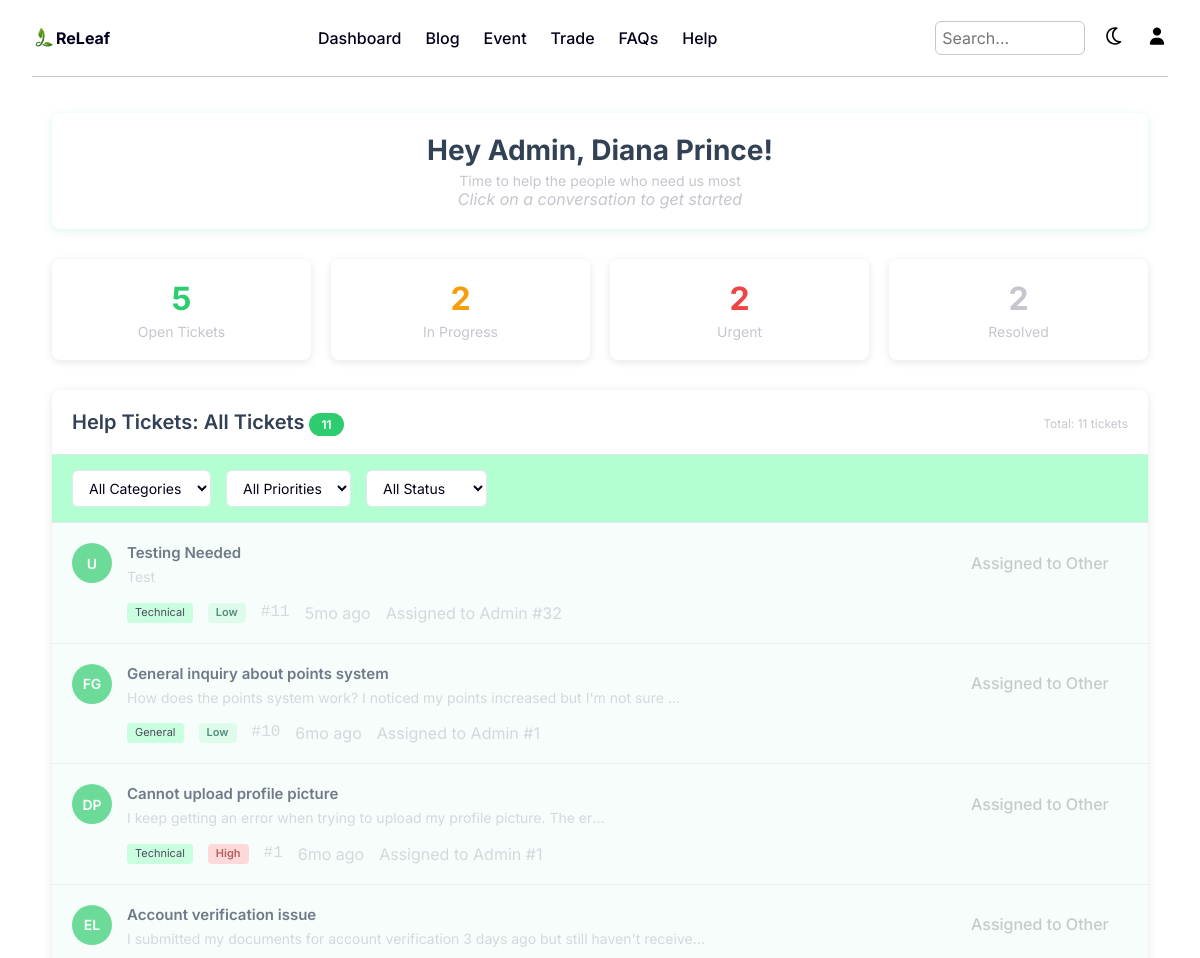
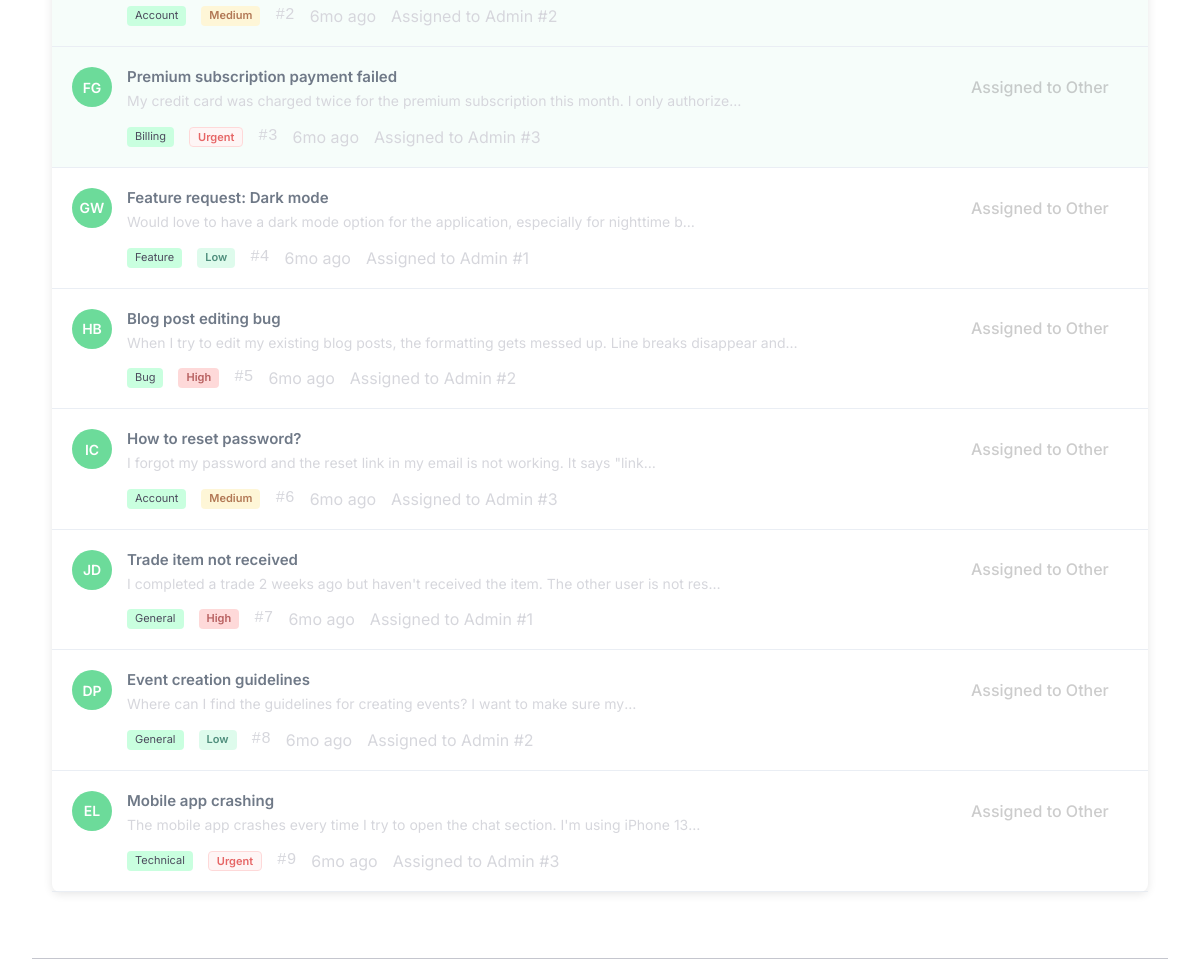
/pages/adminPages/aHelpTicket.php (signed in), run on the app's committed database (2 pictures, top to bottom).
### tables this page shows
CREATE TABLE `tbltickets` (
  `ticketID` int(11) NOT NULL,
  `subject` varchar(255) NOT NULL,
  `category` enum('technical','account','billing','feature','bug','general','other') NOT NULL,
  `priority` enum('low','medium','high','urgent') NOT NULL,
  `status` enum('open','in_progress','solved','closed') DEFAULT 'open',
  `description` text NOT NULL,
  `userID` int(11) DEFAULT NULL,
  `username` varchar(100) DEFAULT NULL,
  `userEmail` varchar(255) NOT NULL,
  `adminAssignedID` int(11) DEFAULT NULL,
  `isUnread` tinyint(1) DEFAULT 1,
  `createdAt` timestamp NOT NULL DEFAULT current_timestamp(),
  `updatedAt` timestamp NOT NULL DEFAULT current_timestamp() ON UPDATE current_timestamp(),
  `lastReplyAt` timestamp NULL DEFAULT NULL
);

### pages/adminPages/aHelpTicket.php (the view, shortened to what this page needs)
<?php
    include("../../php/sessionCheck.php");
    $admin_id = $_SESSION['admin_id'];
    $admin_name = $_SESSION['fullName'];
    $query = "SELECT * FROM tbltickets ORDER BY createdAt DESC";
    $result = mysqli_query($connection, $query);
    $tickets = [];
    if ($result) {
        while ($row = mysqli_fetch_assoc($result)) {
            $tickets[] = $row;
        }
    }
    $stats = [
        'open' => 0,
        'pending' => 0,
        'urgent' => 0,
        'resolved' => 0
    ];
    foreach ($tickets as $ticket) {
        switch ($ticket['status']) {
            case 'open':
                $stats['open']++;
                break;
            case 'in_progress':
                $stats['pending']++;
                break;
            case 'solved':
                $stats['resolved']++;
                break;
        }
        if ($ticket['priority'] === 'urgent') {
            $stats['urgent']++;
        }
    }
?>
<!DOCTYPE html>
<html lang="en">
<head>
    <link rel="stylesheet" href="../../style/style.css">
</head>
<body>
    <header>
        <section class="c-logo-section">
            <a href="../../pages/adminPages/adminIndex.php" class="c-logo-link">
                <img src="../../assets/images/Logo.png" alt="Logo" class="c-logo">
                <div class="c-text">ReLeaf</div>
            </a>
        </section>
        <nav class="c-navbar-desktop">
            <a href="../../pages/adminPages/adminIndex.php">Dashboard</a>
            <a href="../../pages/CommonPages/mainBlog.php">Blog</a>
            <a href="../../pages/CommonPages/mainEvent.php">Event</a>
            <a href="../../pages/CommonPages/mainTrade.php">Trade</a>
            <a href="../../pages/CommonPages/mainFAQ.php">FAQs</a>
            <a href="../../pages/adminPages/aHelpTicket.php">Help</a>
        </nav>
        <section class="c-navbar-more">
            <input type="text" placeholder="Search..." id="searchBar" class="search-bar">
            <button id="themeToggle2">
                <img src="../../assets/images/light-mode-icon.svg" alt="Light Mode Icon" >
            </button>
            <a href="../../pages/adminPages/aProfile.php">
                <img src="../../assets/images/profile-light.svg" alt="Profile" id="profileImg">
            </a>
        </section>
    </header>
    <hr>
    <main class="content" id="content">
        <div class="admin-tickets-container" >
            <div class="admin-header">
                <div class="admin-welcome">
                    <h1>Hey Admin, <?php echo $admin_name?>!</h1>
                    <p>Time to help the people who need us most</p>
                    <p><em>Click on a conversation to get started</em></p>
                </div>
            </div>
            <div class="stats-overview">
                <div class="stat-card">
                    <div class="stat-number stat-open"><?php echo $stats['open']; ?></div>
                    <div class="stat-label">Open Tickets</div>
                </div>
                <div class="stat-card">
                    <div class="stat-number stat-pending"><?php echo $stats['pending']; ?></div>
                    <div class="stat-label">In Progress</div>
                </div>
                <div class="stat-card">
                    <div class="stat-number stat-urgent"><?php echo $stats['urgent']; ?></div>
                    <div class="stat-label">Urgent</div>
                </div>
                <div class="stat-card">
                    <div class="stat-number stat-resolved"><?php echo $stats['resolved']; ?></div>
                    <div class="stat-label">Resolved</div>
                </div>
            </div>
            <div class="tickets-section">
                <div class="section-header">
                    <h2>Help Tickets: All Tickets <span class="badge"><?php echo count($tickets); ?></span></h2>
                    <div class="section-actions">
                        <span class="c-text-helper">Total: <?php echo count($tickets); ?> tickets</span>
                    </div>
                </div>
                <div class="filters">
                    <select class="filter-select" id="categoryFilter">
                        <option value="all">All Categories</option>
                    </select>
                    <select class="filter-select" id="priorityFilter">
                        <option value="all">All Priorities</option>
                    </select>
                    <select class="filter-select" id="statusFilter">
                        <option value="all">All Status</option>
                    </select>
                </div>
                <div class="tickets-list" id="helpTicketsList">
                    <?php if (empty($tickets)): ?>
                        <div class="empty-state">
                            <p>No tickets found in the database</p>
                        </div>
                    <?php else: ?>
                        <?php foreach ($tickets as $ticket):
                            $canModify = ($ticket['adminAssignedID'] == NULL || $ticket['adminAssignedID'] == $admin_id);
                            $isSolved = ($ticket['status'] === 'solved');
                        ?>
                            <div class="ticket-item <?php echo $ticket['isUnread'] ? 'unread' : ''; ?>" data-ticket-id="<?php echo $ticket['ticketID']; ?>">
                                <div class="ticket-avatar">
                                    <?php
                                    $initials = '';
                                    if (!empty($ticket['username'])) {
                                        $names = explode(' ', $ticket['username']);
                                        $initials = substr($names[0], 0, 1);
                                        if (count($names) > 1) {
                                            $initials .= substr($names[1], 0, 1);
                                        }
                                    } else {
                                        $initials = 'U';
                                    }
                                    echo strtoupper($initials);
                                    ?>
                                </div>
                                <div class="ticket-content">
                                    <div class="ticket-header">
                                        <div>
                                            <div class="ticket-title"><?php echo htmlspecialchars($ticket['subject']); ?></div>
                                            <div class="ticket-preview"><?php echo htmlspecialchars($ticket['description']); ?></div>
                                        </div>
                                    </div>
                                    <div class="ticket-meta">
                                        <span class="ticket-category"><?php echo formatCategory($ticket['category']); ?></span>
                                        <span class="ticket-priority priority-<?php echo $ticket['priority']; ?>"><?php echo formatPriority($ticket['priority']); ?></span>
                                        <span class="ticket-id">#<?php echo $ticket['ticketID']; ?></span>
                                        <span class="ticket-time"><?php echo formatTime($ticket['createdAt']); ?></span>
                                        <?php if ($ticket['adminAssignedID']): ?>
                                            <span class="ticket-assigned">Assigned to Admin #<?php echo $ticket['adminAssignedID']; ?></span>
                                        <?php endif; ?>
                                    </div>
                                </div>
                                <div class="ticket-actions">
                                    <?php if ($canModify): ?>
                                        <form method="POST" style="display: inline;">
                                            <input type="hidden" name="ticket_id" value="<?php echo $ticket['ticketID']; ?>">
                                            <?php if ($isSolved): ?>
                                                <button type="submit" name="reopen_ticket" class="c-btn c-btn-primary c-btn-sm">
                                                    Reopen
                                                </button>
                                            <?php else: ?>
                                                <button type="submit" name="mark_solved" class="c-btn c-btn-primary c-btn-sm">
                                                    Mark Solved
                                                </button>
                                            <?php endif; ?>
                                        </form>
                                    <?php else: ?>
                                        <button class="c-btn c-btn-disabled c-btn-sm" disabled title="Assigned to another admin">
                                            Assigned to Other
                                        </button>
                                    <?php endif; ?>
                                </div>
                            </div>
                        <?php endforeach; ?>
                    <?php endif; ?>
                </div>
            </div>
        </div>
    </main>
</body>
</html>
<?php
    function formatCategory($category) {
        $categories = [
            'technical' => 'Technical',
            'account' => 'Account',
            'billing' => 'Billing',
            'feature' => 'Feature',
            'bug' => 'Bug',
            'general' => 'General',
            'other' => 'Others'
        ];
        return $categories[$category] ?? $category;
    }
    function formatPriority($priority) {
        $priorities = [
            'low' => 'Low',
            'medium' => 'Medium',
            'high' => 'High',
            'urgent' => 'Urgent'
        ];
        return $priorities[$priority] ?? $priority;
    }
    function formatTime($timestamp) {
        $now = new DateTime();
        $ticketTime = new DateTime($timestamp);
        $interval = $now->diff($ticketTime);
        if ($interval->m > 0) return $interval->m . 'mo ago';
        return 'Just now';
    }
?>

### style/style.css (style rules this page uses)
:root { --MainGreen: hsl(145, 63%, 49%); --LightGreen: hsl(145, 100%, 85%); --White: hsl(0, 0%, 100%); --Black: hsl(240, 100%, 5%); --Gray: hsl(233, 8%, 79%); --Red: hsl(0, 100%, 50%); --side-nav-bar-width: 350px; --bg-color: var(--White); --sec-bg-color: var(--LightGreen); --text-color: var(--Black); --Yellow: hsl(48, 100%, 50%); --LowRed: hsla(0, 100%, 50%, 0.5); --LowYellow: hsla(48, 100%, 49%, 0.5); --Orange: hsla(25, 95%, 53%, 1); --LowGreen: hsla(145, 63%, 49%, 0.5); --LowerGreen: hsla(145, 63%, 49%, 0.2); --DarkGray: hsla(145, 63%, 49%, 0.1); --DarkerGray: hsl(232, 6%, 24%); --bg-color-light:#f8fafc; --bg-color-light-2:#f1f5f9; --bg-color-light-3:#ecfdf5; --border-color:#e2e8f0; --text-color-2:#94a3b8; --text-heading:#334155; --btn-color:#10b981; --btn-color-hover:#059669; --list-color: rgba(239, 68, 68, 0.1); --list-color-2: rgba(239, 68, 68, 0.15); --list-color-3: #ef4444; --shadow-color: rgba(16, 185, 129, 0.15); }
* { max-width: 100vw; margin: 0; padding: 0; box-sizing: border-box; font-size: 14px; font-family: 'Inter', sans-serif; }
body { width: calc(100vw - 4rem); height: calc(100vh - 2rem); margin: 1rem 2rem; background-color: var(--bg-color); color: var(--text-color); overflow-x: hidden; }
header { display: flex; align-items: center; flex-direction: row; justify-content: space-between; margin-bottom: 1rem; }
button { cursor: pointer; background: none; border: none; }
hr { border: 0; height: 1px; width: 100%; background-color: var(--Gray); margin: 1rem auto; display: block; }
.search-bar { padding: 0.4rem; border: 1px solid var(--Gray); border-radius: 6px; font-size: 1rem; color: var(--text-color); background-color: var(--bg-color); }
@media (min-width: 900px) { .c-navbar-more .search-bar { width: 180px; } }
@media (min-width: 760px) { .c-navbar-more .search-bar { width: 150px; } }
.c-btn { display: inline-block; padding: 0.6em 1.2em;; border: none; border-radius: 6px; font-size: 1rem; font-weight: 500; cursor: pointer; text-align: center; text-decoration: none; }
.c-text { color: var(--text-color); }
.c-text-helper { font-size: 0.75rem; color: var(--Gray); }
.c-logo-section { display: flex; align-items: center; gap: 0.5rem; font-size: 1.25rem; font-weight: 700; color: var(--Black); cursor: pointer; }
.c-logo { width: 1.5rem; }
.c-logo-link { text-decoration: none; color: inherit; display: flex; align-items: center; }
.c-navbar-desktop { display: none; align-items: center; justify-content: space-between; padding: 0.75rem 1rem; }
.c-navbar-desktop a { margin: 0 0.75rem; font-size: 1rem; font-weight: 500; color: var(--text-color); cursor: pointer; transition: color 0.2s ease; text-decoration: none; }
.c-navbar-more { display: none; }
.c-navbar-more { font-size: 1.25rem; color: var(--Black); cursor: pointer; align-items: center; justify-content: center; }
.c-navbar-more *, .c-navbar-side-more * { margin-left: 0.6rem; }
.c-navbar-more img, .c-navbar-more a img { width: 1.4rem; }
@media (min-width: 760px) { * { font-size: 16px; } }
@media (min-width: 760px) { .c-navbar-desktop { display: flex; } }
@media (min-width: 760px) { .c-navbar-more { display: flex; } }
@media (min-width: 1150px) { * { font-size: 16px; } }
@media (min-width: 1150px) { .c-navbar-desktop { display: flex; } }
@media (min-width: 1150px) { .c-navbar-more { display: flex; } }
.content { display: block; }

### data on the page
tbltickets: username "U", subject "Testing Needed", description "Test", category "Technical", priority "Low", ticketID "11", createdAt "5mo ago", adminAssignedID "32", shows "Assigned to Other"
tbltickets: username "FG", subject "General inquiry about points system", description "How does the points system work? I noticed my points increased but I'm not sure…", category "General", priority "Low", ticketID "10", createdAt "6mo ago", adminAssignedID "1", shows "Assigned to Other"
tbltickets: username "DP", subject "Cannot upload profile picture", description "I keep getting an error when trying to upload my profile picture. The er…", category "Technical", priority "High", ticketID "1", createdAt "6mo ago", adminAssignedID "1", shows "Assigned to Other"
tbltickets: username "EL", subject "Account verification issue", description "I submitted my documents for account verification 3 days ago but still haven't receive…", category "Account", priority "Medium", ticketID "2", createdAt "6mo ago", adminAssignedID "2", shows "Assigned to Other"
tbltickets: username "FG", subject "Premium subscription payment failed", description "My credit card was charged twice for the premium subscription this month. I only authorize…", category "Billing", priority "Urgent", ticketID "3", createdAt "6mo ago", adminAssignedID "3", shows "Assigned to Other"
tbltickets: username "GW", subject "Feature request: Dark mode", description "Would love to have a dark mode option for the application, especially for nighttime br…", category "Feature", priority "Low", ticketID "4", createdAt "6mo ago", adminAssignedID "1", shows "Assigned to Other"
tbltickets: username "HB", subject "Blog post editing bug", description "When I try to edit my existing blog posts, the formatting gets messed up. Line breaks disappear and…", category "Bug", priority "High", ticketID "5", createdAt "6mo ago", adminAssignedID "2", shows "Assigned to Other"
tbltickets: username "IC", subject "How to reset password?", description "I forgot my password and the reset link in my email is not working. It says \"link…", category "Account", priority "Medium", ticketID "6", createdAt "6mo ago", adminAssignedID "3", shows "Assigned to Other"
tbltickets: username "JD", subject "Trade item not received", description "I completed a trade 2 weeks ago but haven't received the item. The other user is not res…", category "General", priority "High", ticketID "7", createdAt "6mo ago", adminAssignedID "1", shows "Assigned to Other"
tbltickets: username "DP", subject "Event creation guidelines", description "Where can I find the guidelines for creating events? I want to make sure my…", category "General", priority "Low", ticketID "8", createdAt "6mo ago", adminAssignedID "2", shows "Assigned to Other"
tbltickets: username "EL", subject "Mobile app crashing", description "The mobile app crashes every time I try to open the chat section. I'm using iPhone 13…", category "Technical", priority "Urgent", ticketID "9", createdAt "6mo ago", adminAssignedID "3", shows "Assigned to Other"

### other printed values
$admin_name "Diana Prince"
$stats['open'] "5"
$stats['pending'] "2"
$stats['urgent'] "2"
$stats['resolved'] "2"
count($tickets) "11"
